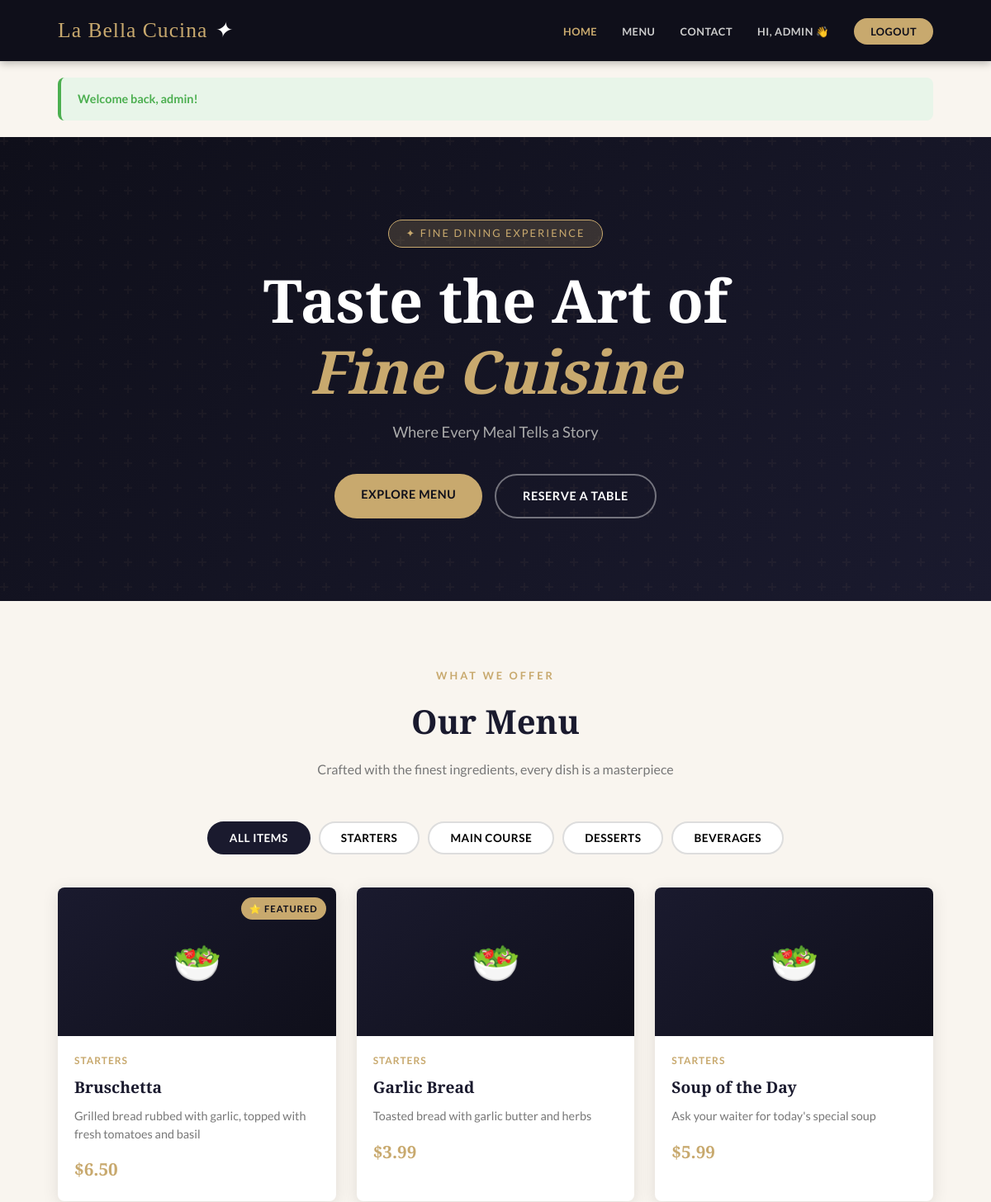
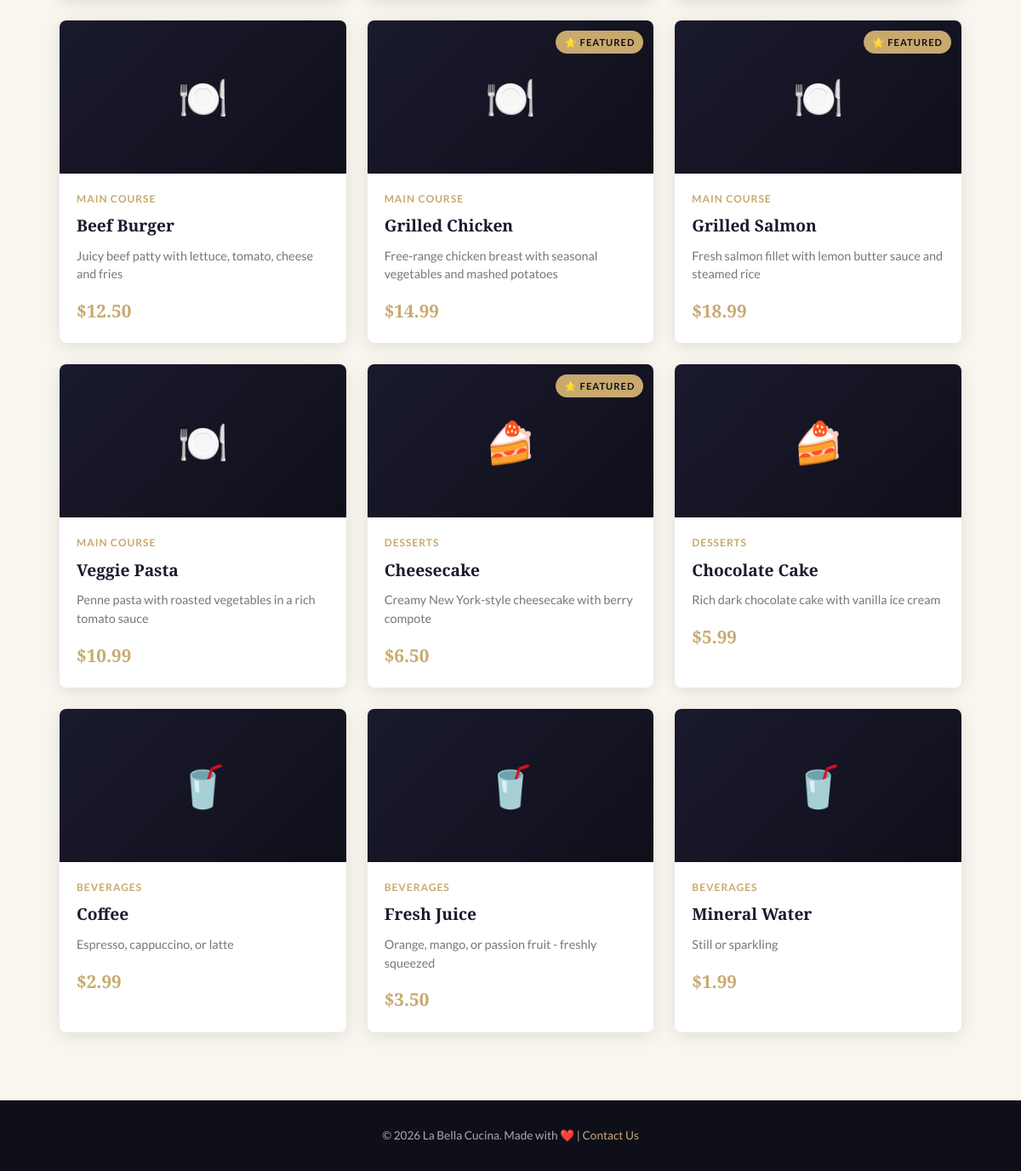
Screenshot of /index.php?msg=welcome (signed in) with the database file from the repository (2 pictures, top to bottom).
### tables this page shows
CREATE TABLE IF NOT EXISTS categories (
    id INT AUTO_INCREMENT PRIMARY KEY,
    name VARCHAR(100) NOT NULL,
    description TEXT,
    display_order INT DEFAULT 0
);

CREATE TABLE IF NOT EXISTS menu_items (
    id INT AUTO_INCREMENT PRIMARY KEY,
    category_id INT,
    name VARCHAR(150) NOT NULL,
    description TEXT,
    price DECIMAL(10,2) NOT NULL,
    image_url VARCHAR(255),
    is_available BOOLEAN DEFAULT TRUE,
    is_featured BOOLEAN DEFAULT FALSE,
    created_at TIMESTAMP DEFAULT CURRENT_TIMESTAMP,
    FOREIGN KEY (category_id) REFERENCES categories(id) ON DELETE SET NULL
);

### index.php (the view, shortened to what this page needs)
<?php
$conn = getConnection();
$categories = $conn->query("SELECT * FROM categories ORDER BY display_order");
$items_result = $conn->query("SELECT m.*, c.name AS category_name FROM menu_items m LEFT JOIN categories c ON m.category_id = c.id WHERE m.is_available = 1 ORDER BY c.display_order, m.name");
$items = [];
while ($row = $items_result->fetch_assoc()) {
    $items[] = $row;
}
$message = '';
if (isset($_GET['msg'])) {
    if ($_GET['msg'] === 'welcome') $message = "Welcome back, " . htmlspecialchars($_SESSION['username']) . "!";
}
$emojis = ['Starters' => '🥗', 'Main Course' => '🍽️', 'Desserts' => '🍰', 'Beverages' => '🥤'];
?>
<!DOCTYPE html>
<html lang="en">
<head>
    <link rel="stylesheet" href="css/style.css">
</head>
<body>
<nav class="navbar">
    <div class="nav-inner">
        <div class="nav-logo"><?= SITE_NAME ?> <span>✦</span></div>
        <ul class="nav-links" id="navLinks">
            <li><a href="index.php" class="active">Home</a></li>
            <li><a href="#menu">Menu</a></li>
            <li><a href="contact.php">Contact</a></li>
            <?php if (isset($_SESSION['logged_in'])): ?>
                <li><a href="#">Hi, <?= htmlspecialchars($_SESSION['username']) ?> 👋</a></li>
                <li><a href="php/auth.php?action=logout" class="btn-nav">Logout</a></li>
            <?php else: ?>
                <li><a href="login.php">Login</a></li>
                <li><a href="register.php" class="btn-nav">Sign Up</a></li>
            <?php endif; ?>
        </ul>
    </div>
</nav>
<?php if ($message): ?>
<div class="container" style="padding-top:20px;">
    <div class="alert alert-success"><?= $message ?></div>
</div>
<?php endif; ?>
<section class="hero">
    <div class="hero-content">
        <div class="hero-badge">✦ Fine Dining Experience</div>
        <h1>Taste the Art of<br><em>Fine Cuisine</em></h1>
        <p><?= SITE_TAGLINE ?></p>
        <div class="hero-buttons">
            <a href="#menu" class="btn btn-primary">Explore Menu</a>
            <a href="contact.php" class="btn btn-outline">Reserve a Table</a>
        </div>
    </div>
</section>
<section class="section" id="menu">
    <div class="container">
        <div class="section-header">
            <span class="label">What We Offer</span>
            <h2>Our Menu</h2>
            <p>Crafted with the finest ingredients, every dish is a masterpiece</p>
        </div>
        <div class="menu-tabs">
            <button class="tab-btn active" data-category="all">All Items</button>
            <?php
            $categories->data_seek(0);
            while ($cat = $categories->fetch_assoc()):
            ?>
            <button class="tab-btn" data-category="<?= htmlspecialchars($cat['name']) ?>">
                <?= htmlspecialchars($cat['name']) ?>
            </button>
            <?php endwhile; ?>
        </div>
        <div class="menu-grid">
            <?php if (empty($items)): ?>
                <p style="color:var(--muted); grid-column:1/-1; text-align:center; padding:40px 0;">
                    No menu items available yet. Check back soon!
                </p>
            <?php else: ?>
                <?php foreach ($items as $item): ?>
                    <?php $emoji = $emojis[$item['category_name']] ?? '🍴'; ?>
                    <div class="menu-card <?= $item['is_available'] ? '' : 'card-unavailable' ?>"
                         data-category="<?= htmlspecialchars($item['category_name']) ?>">
                        <?php if ($item['is_featured']): ?>
                            <span class="card-badge">⭐ Featured</span>
                        <?php endif; ?>
                        <div class="card-img"><?= $emoji ?></div>
                        <div class="card-body">
                            <div class="card-category"><?= htmlspecialchars($item['category_name']) ?></div>
                            <h3 class="card-title"><?= htmlspecialchars($item['name']) ?></h3>
                            <p class="card-desc"><?= htmlspecialchars($item['description']) ?></p>
                            <div class="card-footer">
                                <span class="card-price">$<?= number_format($item['price'], 2) ?></span>
                            </div>
                        </div>
                    </div>
                <?php endforeach; ?>
            <?php endif; ?>
        </div>
    </div>
</section>
<footer class="footer">
    <p>&copy; <?= date('Y') ?> <?= SITE_NAME ?>. Made with ❤️ |
        <a href="contact.php">Contact Us</a>
    </p>
</footer>
</body>
</html>

### rows the page displays
categories: name "STARTERS"
categories: name "MAIN COURSE"
categories: name "DESSERTS"
categories: name "BEVERAGES"
menu_items: is_featured "⭐ FEATURED", category.name "🥗", category.name "STARTERS", name "Bruschetta", description "Grilled bread rubbed with garlic, topped with fresh tomatoes and basil", price "6.50"
menu_items: category.name "🥗", category.name "STARTERS", name "Garlic Bread", description "Toasted bread with garlic butter and herbs", price "3.99"
menu_items: category.name "🥗", category.name "STARTERS", name "Soup of the Day", description "Ask your waiter for today's special soup", price "5.99"
menu_items: category.name "🍽️", category.name "MAIN COURSE", name "Beef Burger", description "Juicy beef patty with lettuce, tomato, cheese and fries", price "12.50"
menu_items: is_featured "⭐ FEATURED", category.name "🍽️", category.name "MAIN COURSE", name "Grilled Chicken", description "Free-range chicken breast with seasonal vegetables and mashed potatoes", price "14.99"
menu_items: is_featured "⭐ FEATURED", category.name "🍽️", category.name "MAIN COURSE", name "Grilled Salmon", description "Fresh salmon fillet with lemon butter sauce and steamed rice", price "18.99"
menu_items: category.name "🍽️", category.name "MAIN COURSE", name "Veggie Pasta", description "Penne pasta with roasted vegetables in a rich tomato sauce", price "10.99"
menu_items: is_featured "⭐ FEATURED", category.name "🍰", category.name "DESSERTS", name "Cheesecake", description "Creamy New York-style cheesecake with berry compote", price "6.50"
menu_items: category.name "🍰", category.name "DESSERTS", name "Chocolate Cake", description "Rich dark chocolate cake with vanilla ice cream", price "5.99"
menu_items: category.name "🥤", category.name "BEVERAGES", name "Coffee", description "Espresso, cappuccino, or latte", price "2.99"
menu_items: category.name "🥤", category.name "BEVERAGES", name "Fresh Juice", description "Orange, mango, or passion fruit - freshly squeezed", price "3.50"
menu_items: category.name "🥤", category.name "BEVERAGES", name "Mineral Water", description "Still or sparkling", price "1.99"

### other values shown
SITE_NAME "La Bella Cucina"
$_SESSION['username'] "ADMIN"
$message "Welcome back, admin!"
SITE_TAGLINE "Where Every Meal Tells a Story"
